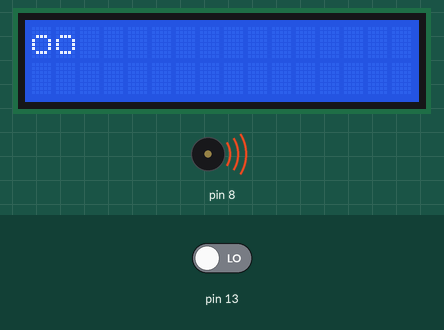
Bench run of a sketch on a simulated Arduino Uno, built with avr-gcc and run on an emulated ATmega328P. Parts: 16×2 character LCD, buzzer (waves = sounding). Inputs (shaded band) come from the test bench; at power-on: pin 13 LOW. Random numbers use the default seed unless the sketch sets one.

Above: at 1.4 s.
1.5 s: pin 13 driven HIGH
At 1.65 s:
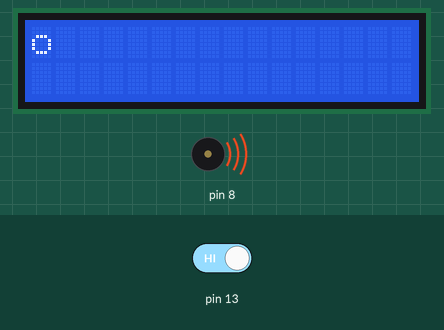
At 3.0 s:
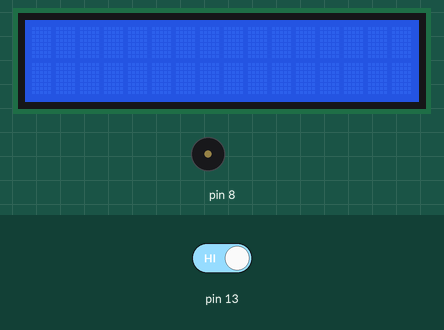
3.3 s: pin 13 driven LOW
At 4.5 s:
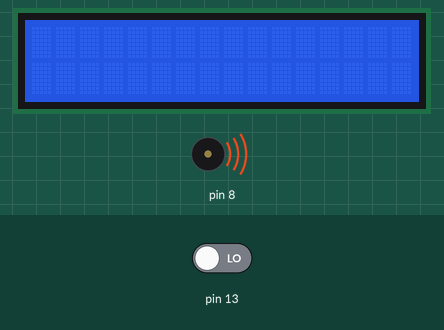
Timing chart, 0 to 6.3 s (numbered marks = the images above; inputs shaded):
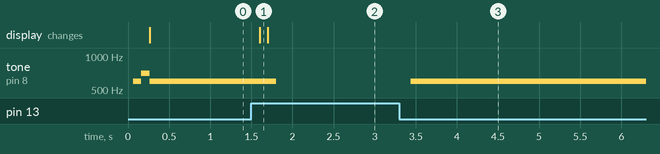

The sketch:

sketch_Wekker_UCD.ino
```cpp
#include <LiquidCrystal.h>
LiquidCrystal lcd(12, 11, 5, 4, 3, 2);

int switchState = 0;

int randomNr;

void setup() {
  // put your setup code here, to run once:
lcd.begin(16,2);
pinMode(13, INPUT);
tone(8, 600, 6000);
delay (100);
tone(8, 700, 6000);
delay(100);
tone(8, 600);
randomSeed(analogRead(A0));
randomNr = random(1,17);
}

void loop() {
  switchState = digitalRead(13);
  if(switchState == HIGH){
    randomNr = randomNr - 1;
    }
  displayEggs();

  delay(100);
  if (randomNr == -1) {
    noTone(8);
  }
  if(randomNr <= -2) {
    tone(8, 600);
    if(switchState == HIGH){
      noTone(8);
  }
}
 }

void displayEggs(){

  String Eggs;
  for(int i= 0; i<= randomNr; i++){
    Eggs = Eggs+"o";

  }
  lcd.clear();
  lcd.print(Eggs);
}
```

Measured:
- after the input at 1.5 s, tone on pin 8: 600 Hz → silent after 0.30 s; the display: changes after 0.10 s (image 1)
- after the input at 3.3 s, tone on pin 8: silent → 600 Hz after 0.14 s
